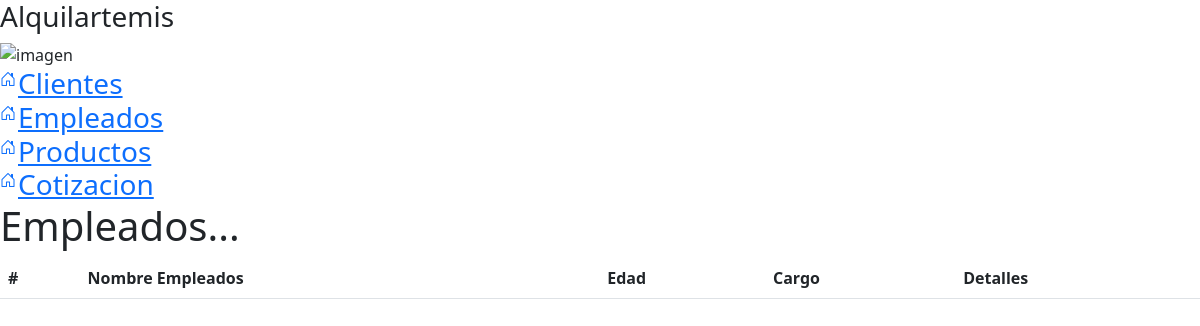
/frontend/empleados.php, run on an earlier commit of the app's database.
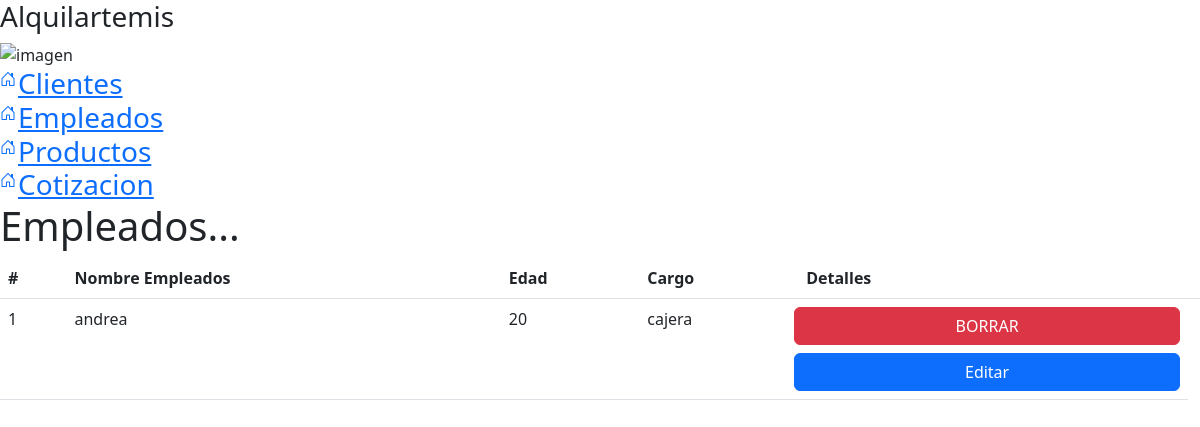
And on a later commit of the database.
### tables this page shows
CREATE TABLE `empleados` (
  `id_empleado` int NOT NULL,
  `nombre` varchar(100) NOT NULL,
  `edad` int NOT NULL,
  `cargo` varchar(50) NOT NULL
);

### backend/config/pdo.php (called while the page is built, shortened)
<?php
    class ConexionPdo {
        public function __construct(){
            $this->dbCnx = new PDO(DB_TYPE . ":host=" . DB_HOST . ";dbname=" . DB_NAME, DB_USER, DB_PWD, [PDO::ATTR_DEFAULT_FETCH_MODE => PDO::FETCH_ASSOC]);
        }
    }
?>

### backend/config/empleados.php (called while the page is built, shortened)
<?php
    require_once('pdo.php');
    class Cofig extends ConexionPdo {
        public function obtainAll(){
            try {
                $stm = $this -> dbCnx -> prepare("SELECT * FROM empleados");
                $stm -> execute();
                return $stm -> fetchAll();
            } catch (Exception $e) {
                return $e->getMessage();
            }
        }
    }
?>

### frontend/empleados.php (the view, shortened to what this page needs)
<?php
    require_once('../backend/config/empleados.php');
    $data = new Cofig();
    $all = $data-> obtainAll();
?>
<!DOCTYPE html>
<html lang="en">
<head>
    <link rel="stylesheet" href="./css/styles.css">
    <link rel="stylesheet" href="https://cdn.jsdelivr.net/npm/bootstrap-icons@1.10.5/font/bootstrap-icons.css">
    <link href="https://cdn.jsdelivr.net/npm/bootstrap@5.3.0/dist/css/bootstrap.min.css" rel="stylesheet">
</head>
<body>
    <main class="barraIsquierda">
        <div class="encabezado">
            <h3>Alquilartemis</h3>
            <img src="https://cdn-icons-png.flaticon.com/512/4445/4445668.png" alt="imagen">
        </div>
        <div class="links">
            <a href="index.php" style="display: flex;gap:2px;">
                <i class="bi bi-house-door"> </i>
                <h3 style="margin: 0px;">Clientes</h3>
            </a>
            <a href="empleados.php" style="display: flex;gap:2px;">
                <i class="bi bi-house-door"> </i>
                <h3 style="margin: 0px;">Empleados</h3>
            </a>
            <a href="productos.php" style="display: flex;gap:2px;">
                <i class="bi bi-house-door"> </i>
                <h3 style="margin: 0px;">Productos</h3>
            </a>
            <a href="cotizacion.php" style="display: flex;gap:2px;">
                <i class="bi bi-house-door"> </i>
                <h3 style="margin: 0px;">Cotizacion</h3>
            </a>
        </div>
    </main>
    <section class="contenido">
        <h1>Empleados...</h1>
        <table class="table">
        <thead>
          <tr>
            <th scope="col">#</th>
            <th scope="col">Nombre Empleados</th>
            <th scope="col">Edad</th>
            <th scope="col">Cargo</th>
            <th scope="col">Detalles</th>
          </tr>
        </thead>
        <tbody>
            <?php
                foreach($all as $key => $value){
            ?>
            <tr>
              <td><?= $value['id_empleado'] ?></td>
              <td><?= $value['nombre'] ?></td>
              <td><?= $value['edad'] ?></td>
              <td><?= $value['cargo'] ?></td>
              <td class="row justify-content-center gap-2 col-12">
                <a class="btn btn-danger" href="../backend/acciones/clientes/borrarCliente.php?id=<?= $value['id_empleado'] ?>&req=delete">BORRAR</a>
                <a class="btn btn-primary" href="../backend/acciones/clientes/editarClientes.php?id=<?=$value['id_empleado']?>">Editar</a>
              </td>
            </tr>
            <?php  } ?>
        </tbody>
        </table>
    </section>
</body>
</html>

What changed in the data, as far as the page shows it:
added empleados: id_empleado "1", nombre "andrea", edad "20", cargo "cajera"
